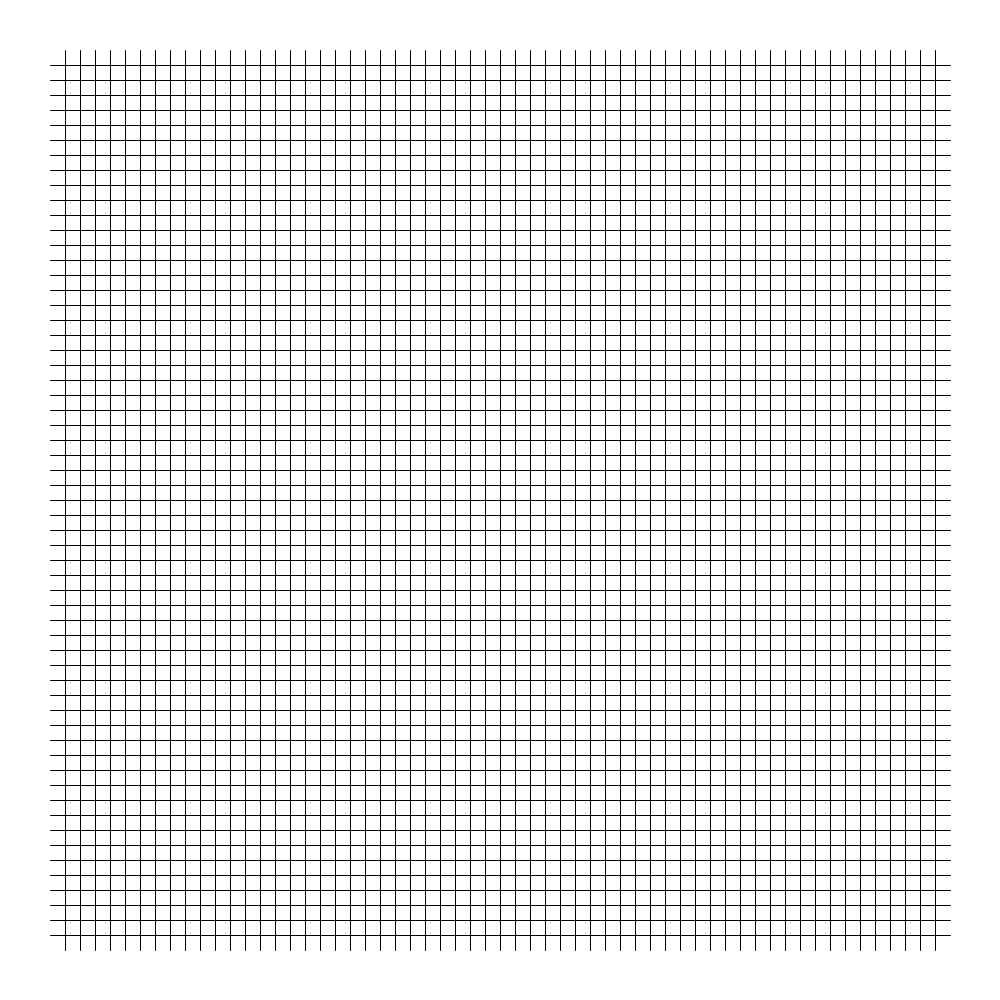
Frame 1 (no input)
Frame 60 (the mouse pressed at the canvas centre just before this capture): identical to frame 1, image omitted
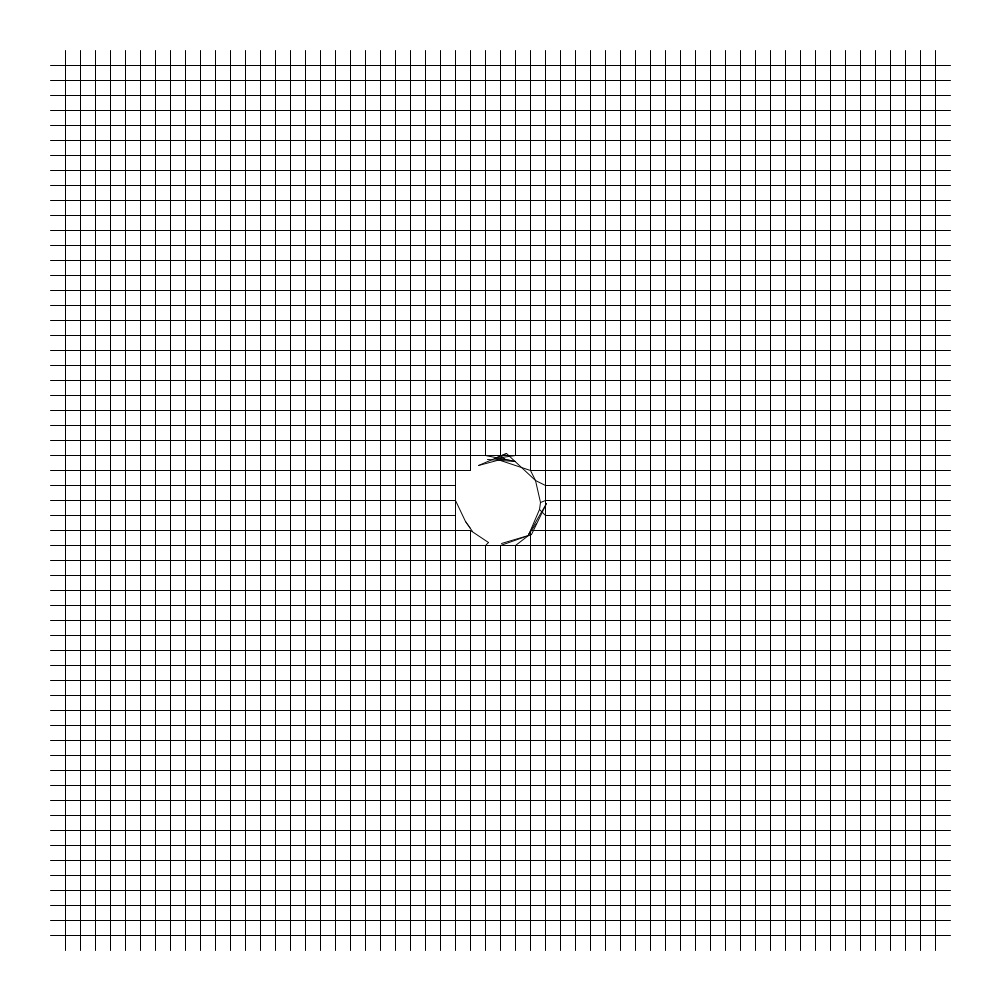
Frame 120 (the mouse held since frame 60 and released just before this capture)

The Processing sketch that drew these frames (run headless with seeded random() and noise(); from frame 60 on, the mouse is pressed at the canvas centre):

// Processing sketch: distort
// ── distort.pde
/*
This is a Processing version of the p5.js code distort.js.

distort.js BY Anders Hoff, a.k.a. inconvergent (inconvergent.net)
Processing version BY Lali Barriere (lalibarriere.net)

p5.js code can be found at 
https://github.com/inconvergent/inconvergent-sandbox
*/

ArrayList<PVector> vertexs;
ArrayList<Edge> edges;
Zone[][] zm;
int numZonesXY;
int dz;
float maxDist;

ArrayList<PVector> near;

int margin = 50;

//------------------------------------------------------
void setup() {
  size(1000, 1000);
  noFill();

  init(60, 50, 40);
}

//------------------------------------------------------
void draw() {
  background(255);

  // uncomment this block to visualize the zones
  /*  
   for (int i=0; i<numZonesXY; i++) {
   for (int j=0; j<numZonesXY; j++) {
   
   stroke(zm[i][j].c);
   fill(zm[i][j].c);
   for (PVector v : zm[i][j].points) {
   ellipse(v.x, v.y, 5, 5);
   }
   }
   }
   */

  calculateNear();
  updateNear();
  createZones();

  stroke(0);
  for (Edge e : edges) {
    e.display();
  }
}


//------------------------------------------------------
//------------------------------------------------------
//------------------------------------------------------
void init(int n, int m, float md) {
  maxDist = md;
  dz = m;
  float d = (width-2*margin)/n;
  vertexs = new ArrayList<PVector>();
  for (int j = 0; j<=n; j++) {
    for (int i=0; i<=n; i++) {
      PVector v = new PVector(margin + i*d, margin + j*d);
      vertexs.add(v);
    }
  }

  edges = new ArrayList<Edge>();
  for (int i = 1; i<n; i++) {
    for (int j = 0; j<n; j++) {
      int k = i+(n+1)*j;
      PVector v = vertexs.get(k);
      PVector vy = vertexs.get(k+n+1);

      Edge e = new Edge(v, vy);
      edges.add(e);
    }
  }
  for (int j = 1; j<n; j++) {
    for (int i = 0; i<n; i++) {
      int k = i+(n+1)*j;
      PVector v = vertexs.get(k);
      PVector vx = vertexs.get(k+1);

      Edge e = new Edge(v, vx);
      edges.add(e);
    }
  }

  near = new ArrayList<PVector>();
  numZonesXY = width/dz;
  zm = new Zone[numZonesXY][numZonesXY];
  for (int i=0; i<numZonesXY; i++) {
    for (int j=0; j<numZonesXY; j++) {
      zm[i][j] = new Zone();
    }
  }
  createZones();
}

//------------------------------------------------------
void calculateNear() {
  near.clear();
  PVector m = new PVector(mouseX, mouseY);
  int mi = mouseX/dz;
  mi = constrain(mi, 1, numZonesXY-2);
  int mj = mouseY/dz;
  mj = constrain(mj, 1, numZonesXY-2);

  for (int i=mi-1; i<= mi+1; i++) {
    for (int j = mj-1; j<= mj+1; j++) {
      for (PVector v : zm[i][j].points) {
        if (m.dist(v)<=maxDist) {
          near.add(v);
        }
      }
    }
  }
}

//------------------------------------------------------
void updateNear() {
  for (PVector v : near) {
    v.add(PVector.fromAngle(random(TWO_PI)).mult(10*sqrt(random(1))));
  }
}

//------------------------------------------------------
void createZones() {
  for (int i=0; i<numZonesXY; i++) {
    for (int j=0; j<numZonesXY; j++) {
      zm[i][j].points.clear();
    }
  }

  for (PVector v : vertexs) {
    int i = (int)(v.x/dz);
    int j = (int)(v.y/dz);
    zm[i][j].add(v);
  }
}

// ── Edge.pde
class Edge {
  PVector p;
  PVector q;

  Edge(PVector pp, PVector qq) {
    p = pp;
    q = qq;
  }

  void display() {
    if (p.dist(q)<maxDist) {
      line(p.x, p.y, q.x, q.y);
    }
  }
}

// ── Zone.pde
class Zone{
  ArrayList<PVector> points;
  color c;
  
  Zone(){
    points = new ArrayList<PVector>();
    c = color(random(255), random(255), random(255));
  }
  
  void add(PVector v){
    points.add(v);
  }
  
  void remove(PVector v){
    points.remove(v);
  }
}
